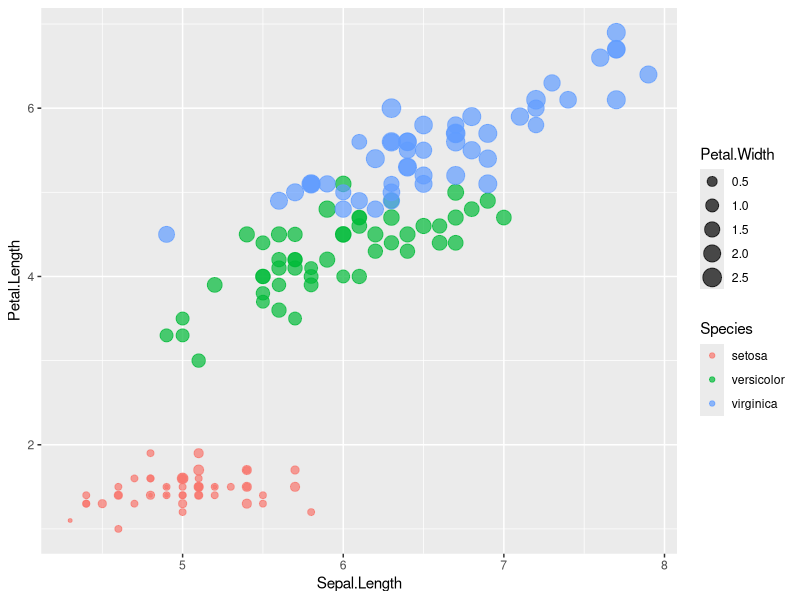
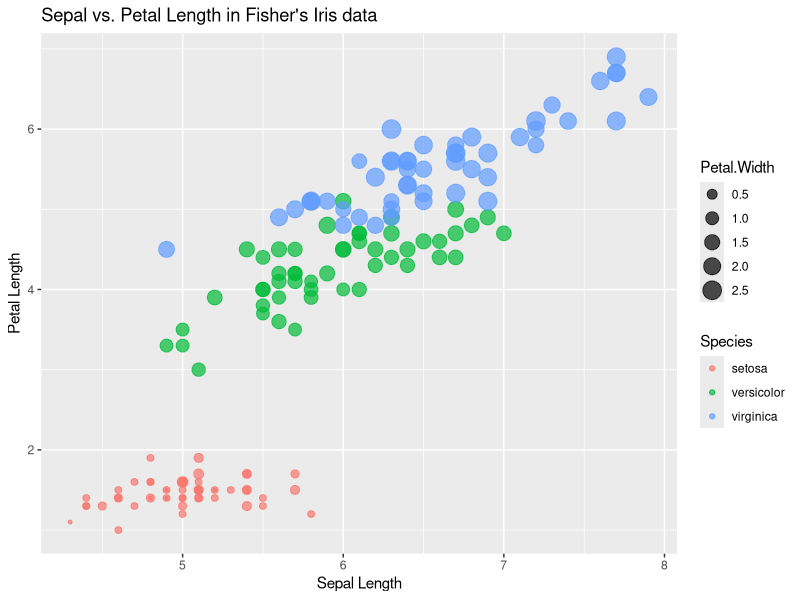
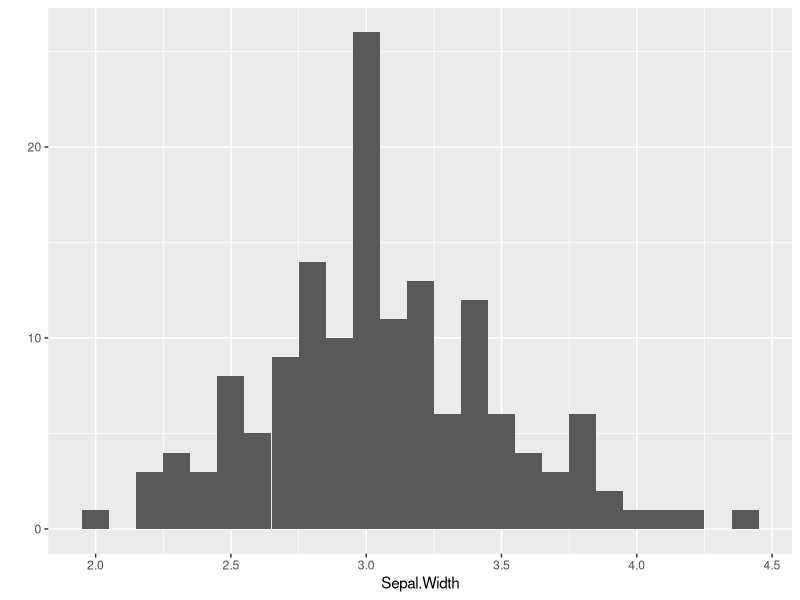
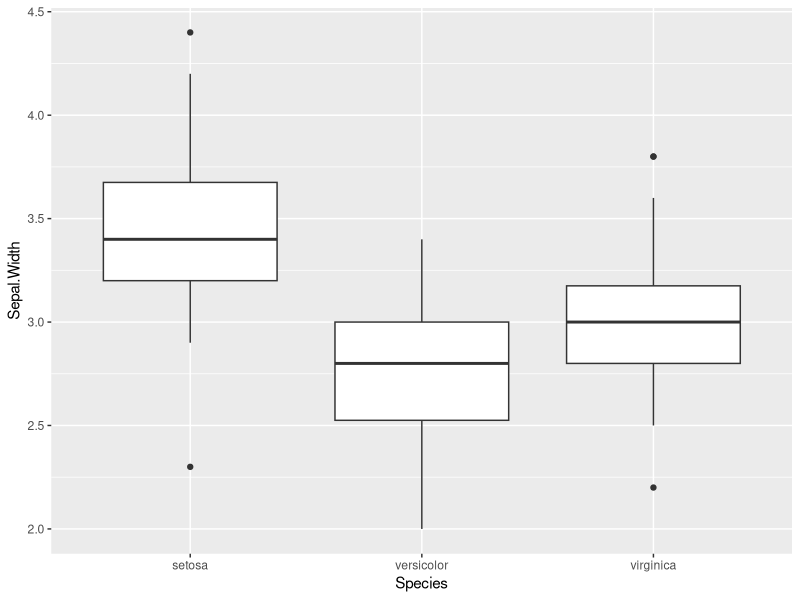
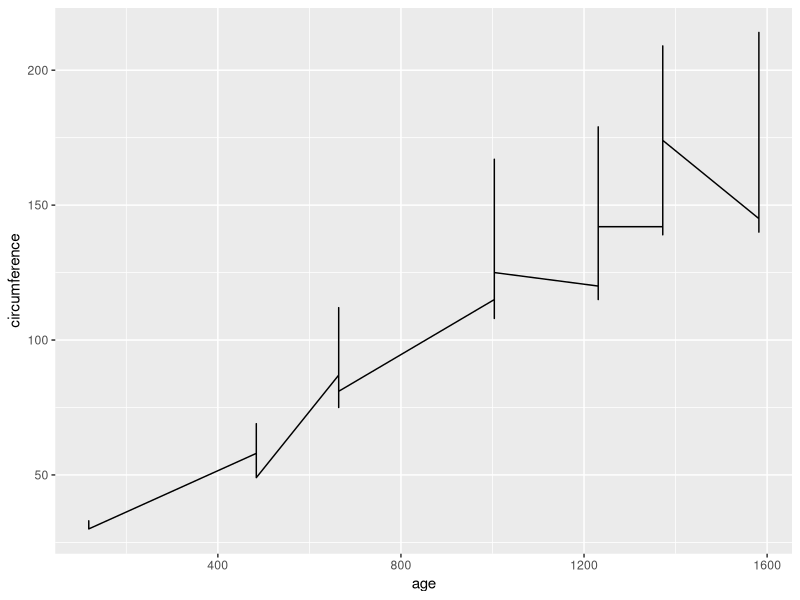
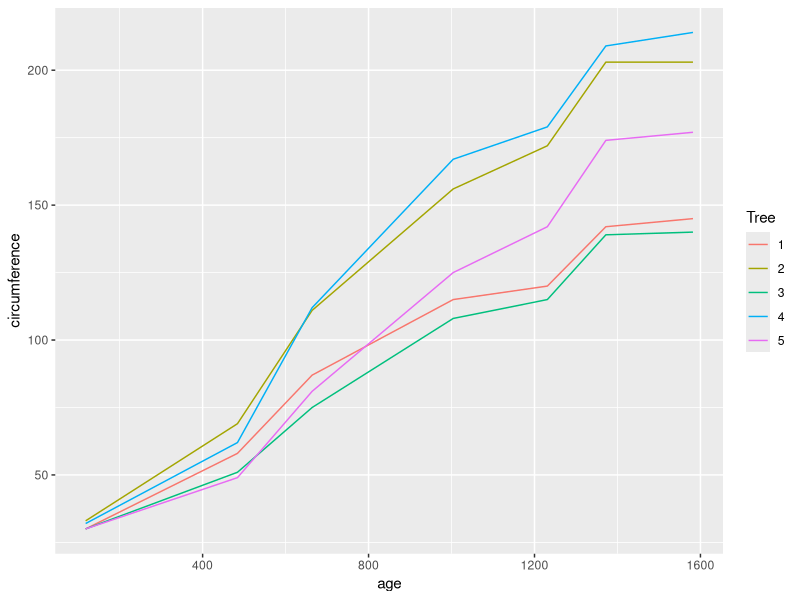

These figures' R source, in order: (Note: this script raises an error after producing the figures.)
library(ggplot2)
library(reshape2)
str(iris)
orange <- read.csv('./datasets/orange.csv')
gapdata <- read.csv('./datasets/gapminderData5.csv')
str(VADeaths)

VADeaths2 <- melt(VADeaths, variable.name = 'DemClass', variable.name = 'DeathRate')

qplot(Sepal.Length, Petal.Length, data=iris, color = Species, size = Petal.Width, alpha = I(0.7))
qplot(Sepal.Length, Petal.Length, data = iris,
      color = Species, size = Petal.Width, alpha=I(0.7),
      xlab = "Sepal Length", ylab = "Petal Length",
      main = "Sepal vs. Petal Length in Fisher's Iris data")
qplot(Sepal.Width, data=iris, geom='histogram', binwidth=0.1)
qplot(Species, Sepal.Width, data=iris, geom='boxplot')
qplot(age, circumference, data=orange, geom='line')
orange$Tree = factor(orange$Tree)
qplot(age, circumference, data=orange, color=Tree, geom='line')
myplot = ggplot(iris, aes(x=Sepal.Length, y=Petal.Length))
myplot + geom_histogram(aes(fill=continent))
myplot + geom_histogram(color='lightblue', fill='white') + facet_wrap(~ continent)
myplot + geom_histogram(fill='darkorange') + facet_grid(year ~ continent)
myplot + geom_density(aes(fill=continent), alpha=0.4)
myplot = ggplot(gapdata, aes(x=continent, y=lifeExp))
myplot + geom_boxplot()

myplot + geom_boxplot(aes(x=reorder(continent, lifeExp, median)))
myplot = ggplot(gapdata, aes(x=continent))
myplot + geom_bar()
myplot = ggplot(gapdata, aes(x = gdpPercap, y = lifeExp, color=continent)) + scale_x_log10()
myplot = myplot + geom_point() + geom_smooth(method='lm')

myplot = myplot + ggtitle("Life Expectancy vs. GDP") +
  xlab("GDP") + ylab("Life Expectancy")
myplot
ggsave("./mod-7/lifeexp_vs_gdp.png", myplot, width= 6, height=4)
myplot + theme_calc()
myplot + theme_economist()
myplot + theme_wsj()
myplot + theme_fivethirtyeight()


